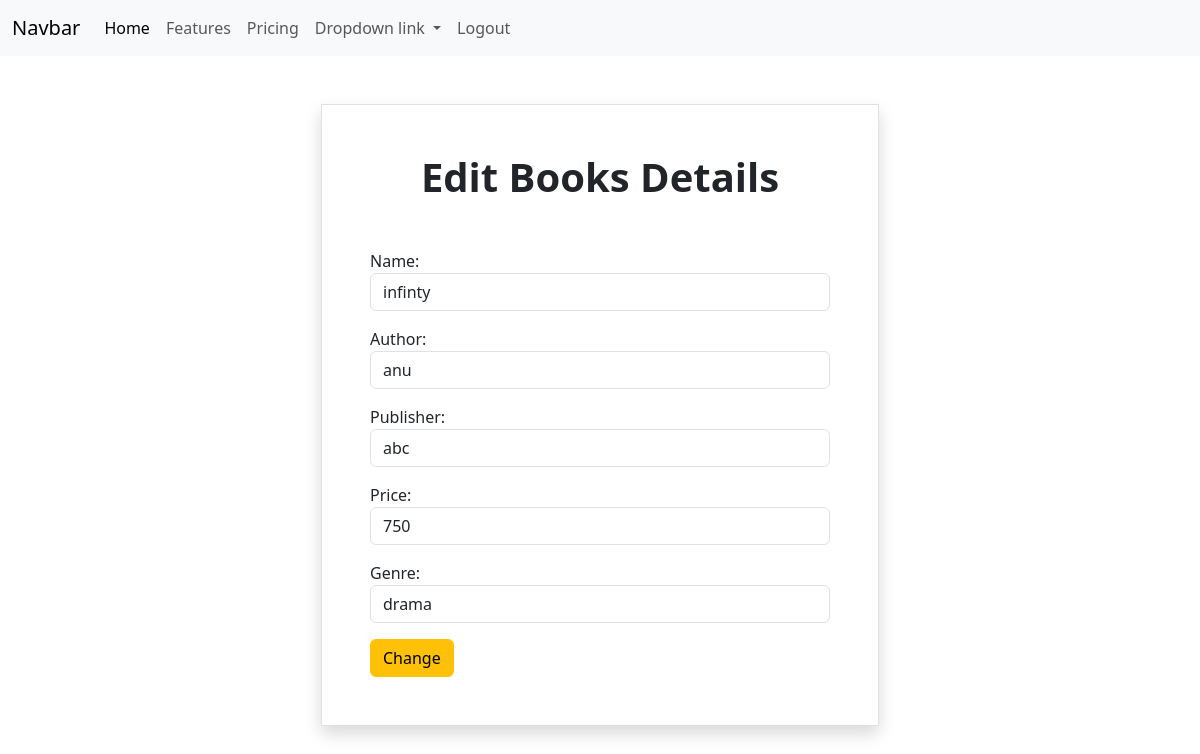
Page /books/2/change on the committed database.
### book/models.py (models this page shows, shortened)
class Books(models.Model):
    Name=models.CharField(max_length=200)
    author=models.CharField(max_length=200)
    publisher=models.CharField(max_length=200)
    price=models.PositiveIntegerField()
    genre=models.CharField(max_length=200)

### book/views.py (the view, shortened to what this page needs)
# urls.py: path('books/<int:pk>/change',views.BookUpdateView.as_view(),name="books-change"),
class BookUpdateView(View):
    def get(self,request,*args,**kwargs):
        id=kwargs.get("pk")
        obj=Books.objects.get(id=id)
        form=Bookform(instance=obj)
        return render(request,"book_edit.html",{"form":form})

### book/forms.py
class Bookform(forms.ModelForm):
    class Meta:
        model=Books
        fields="__all__"
        widgets={
        "Name":forms.TextInput(attrs={"class":"form-control"}),
        "price":forms.NumberInput(attrs={"class":"form-control"}),
        "author":forms.TextInput(attrs={"class":"form-control"}),
        "publisher":forms.TextInput(attrs={"class":"form-control"}),
        "genre":forms.TextInput(attrs={"class":"form-control"}),
        }

### book/templates/book_edit.html (shortened to what this page needs)
{%extends 'base.html'%}
{%block body_block%}
<div class=" container d-flex  justify-content-center">
    <form action="" method="post" class=" form border shadow w-50 mt-5 p-5">
        <h1 class="text-center fw-bold mb-5">Edit Books Details</h1>
        {{form.as_p}}
        <button type="submit" class="btn btn-warning ">Change</button>
    </form>
</div>
{%endblock%}

### rows in the picture
Books: Name "infinty", author "anu", publisher "abc", price "750", genre "drama"
